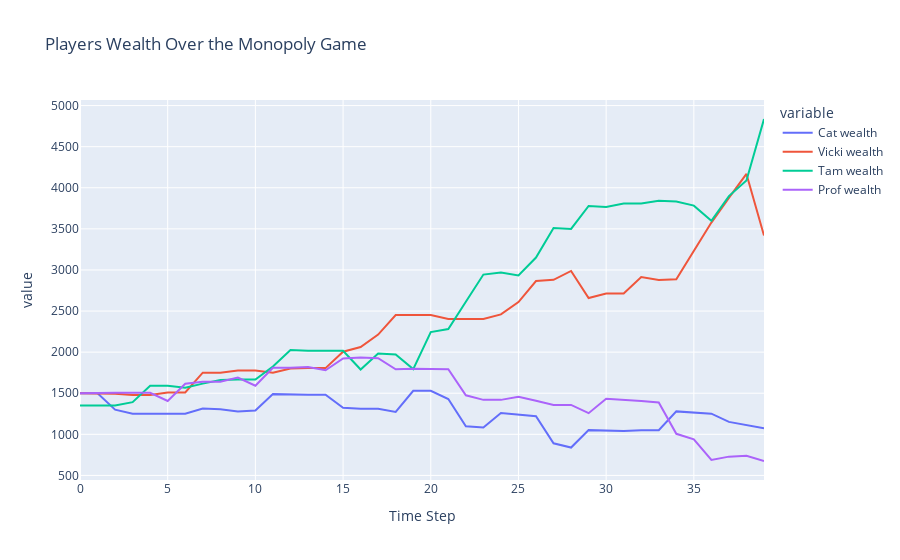

Notebook code for this chart:
### Code cell
df = pd.DataFrame({'Time Step': range(len(wealth[0])), 'Cat wealth': wealth[0], 'Vicki wealth': wealth[1], 
                   'Tam wealth': wealth[2], 'Prof wealth': wealth[3]})
fig = px.line(df, x='Time Step', y=['Cat wealth', 'Vicki wealth', 'Tam wealth', 'Prof wealth'], title='Players Wealth Over the Monopoly Game')
fig.show()

### Figure 1 — Plotly figure (JSON) as saved in the notebook; plotly's stock layout.template omitted (floating-point values rounded to 4 significant figures)
{"data": [{"hovertemplate": "variable=Cat wealth<br>Time Step=%{x}<br>value=%{y}<extra></extra>", "legendgroup": "Cat wealth", "line": {"color": "#636efa", "dash": "solid"}, "marker": {"symbol": "circle"}, "mode": "lines", "name": "Cat wealth", "orientation": "v", "showlegend": true, "type": "scatter", "x": [0, 1, 2, 3, 4, 5, 6, 7, 8, 9, 10, 11, 12, 13, 14, 15, 16, 17, 18, 19, 20, 21, 22, 23, 24, 25, 26, 27, 28, 29, 30, 31, 32, 33, 34, 35, 36, 37, 38, 39], "xaxis": "x", "y": [1500, 1500, 1300, 1250, 1250, 1250, 1250, 1314, 1304, 1279, 1289, 1489, 1483, 1483, 1483, 1323, 1311, 1311, 1273, 1529, 1529, 1429, 1099, 1084, 1259, 1239, 1221, 891, 839, 1051, 1045, 1041, 1051, 1051, 1279, 1267, 1251, 1151, 1109, 1075], "yaxis": "y"}, {"hovertemplate": "variable=Vicki wealth<br>Time Step=%{x}<br>value=%{y}<extra></extra>", "legendgroup": "Vicki wealth", "line": {"color": "#EF553B", "dash": "solid"}, "marker": {"symbol": "circle"}, "mode": "lines", "name": "Vicki wealth", "orientation": "v", "showlegend": true, "type": "scatter", "x": [0, 1, 2, 3, 4, 5, 6, 7, 8, 9, 10, 11, 12, 13, 14, 15, 16, 17, 18, 19, 20, 21, 22, 23, 24, 25, 26, 27, 28, 29, 30, 31, 32, 33, 34, 35, 36, 37, 38, 39], "xaxis": "x", "y": [1500, 1494, 1494, 1478, 1478, 1510.0, 1510.0, 1750.0, 1750.0, 1775.0, 1775.0, 1750.0, 1800.0, 1806.0, 1806.0, 2006.0, 2062.0, 2214.0, 2452.0, 2452.0, 2452.0, 2404.0, 2404.0, 2404.0, 2460.0, 2610.0, 2866.0, 2880.0, 2988.0, 2658.0, 2714.0, 2714.0, 2914.0, 2879.0, 2887.0, 3227.0, 3577.0, 3877.0, 4169.0, 3419.0], "yaxis": "y"}, {"hovertemplate": "variable=Tam wealth<br>Time Step=%{x}<br>value=%{y}<extra></extra>", "legendgroup": "Tam wealth", "line": {"color": "#00cc96", "dash": "solid"}, "marker": {"symbol": "circle"}, "mode": "lines", "name": "Tam wealth", "orientation": "v", "showlegend": true, "type": "scatter", "x": [0, 1, 2, 3, 4, 5, 6, 7, 8, 9, 10, 11, 12, 13, 14, 15, 16, 17, 18, 19, 20, 21, 22, 23, 24, 25, 26, 27, 28, 29, 30, 31, 32, 33, 34, 35, 36, 37, 38, 39], "xaxis": "x", "y": [1350, 1350, 1350, 1391, 1591, 1591, 1567, 1617, 1662, 1666.0, 1666.0, 1826.0, 2026.0, 2016.0, 2016.0, 2016.0, 1789.0, 1983.0, 1971.0, 1794.0, 2244.0, 2282.0, 2614.0, 2944.0, 2969.0, 2933.0, 3151.0, 3511.0, 3499.0, 3779.0, 3767.0, 3808.0, 3808.0, 3843.0, 3833.0, 3783.0, 3599.0, 3899.0, 4089.0, 4837.0], "yaxis": "y"}, {"hovertemplate": "variable=Prof wealth<br>Time Step=%{x}<br>value=%{y}<extra></extra>", "legendgroup": "Prof wealth", "line": {"color": "#ab63fa", "dash": "solid"}, "marker": {"symbol": "circle"}, "mode": "lines", "name": "Prof wealth", "orientation": "v", "showlegend": true, "type": "scatter", "x": [0, 1, 2, 3, 4, 5, 6, 7, 8, 9, 10, 11, 12, 13, 14, 15, 16, 17, 18, 19, 20, 21, 22, 23, 24, 25, 26, 27, 28, 29, 30, 31, 32, 33, 34, 35, 36, 37, 38, 39], "xaxis": "x", "y": [1500, 1506, 1506, 1506, 1506, 1406, 1616, 1641, 1641, 1691, 1591, 1809, 1809, 1819, 1779, 1923, 1935, 1927, 1791, 1797.0, 1797.0, 1791.0, 1475.0, 1419.0, 1419.0, 1457.0, 1407.0, 1357.0, 1357.0, 1257.0, 1432.0, 1422.0, 1404.0, 1386.0, 1006.0, 938.4, 688.4, 728.4, 738.4, 675.4], "yaxis": "y"}], "layout": {"legend": {"title": {"text": "variable"}, "tracegroupgap": 0}, "title": {"text": "Players Wealth Over the Monopoly Game"}, "xaxis": {"anchor": "y", "domain": [0, 1], "title": {"text": "Time Step"}}, "yaxis": {"anchor": "x", "domain": [0, 1], "title": {"text": "value"}}}}
